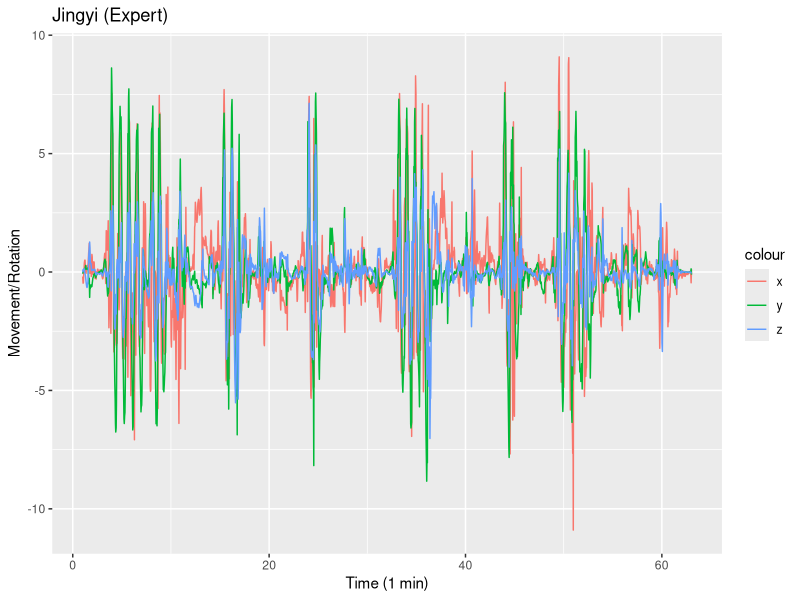
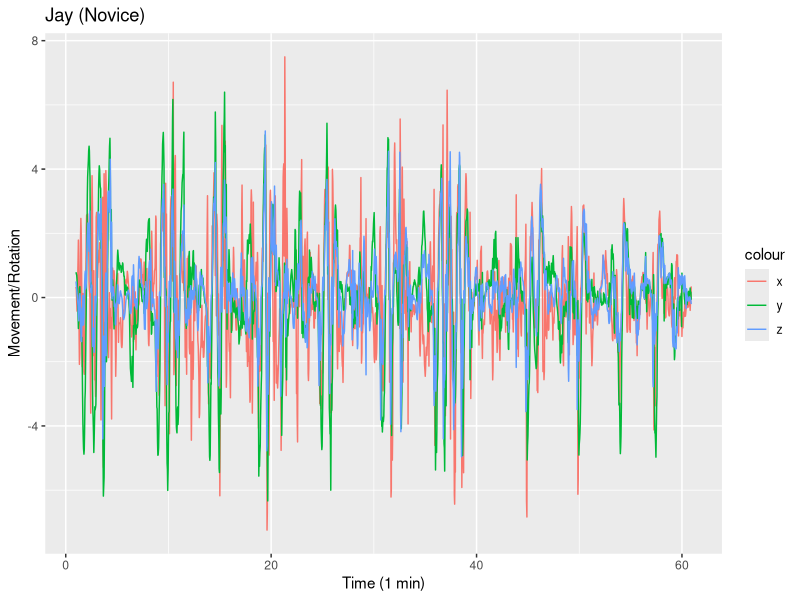
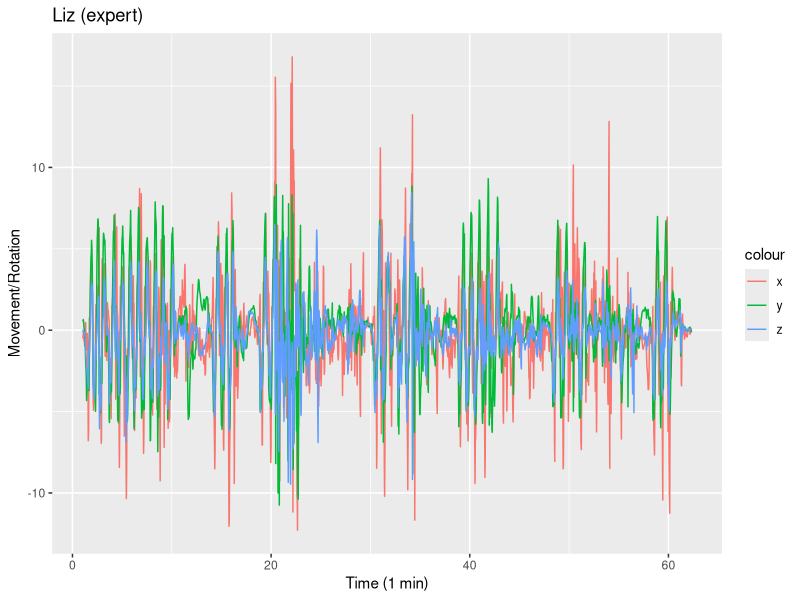
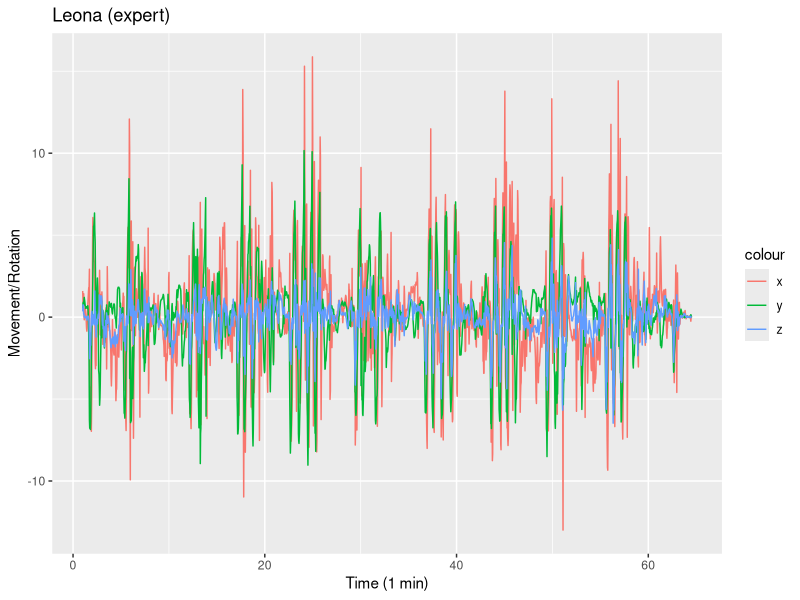
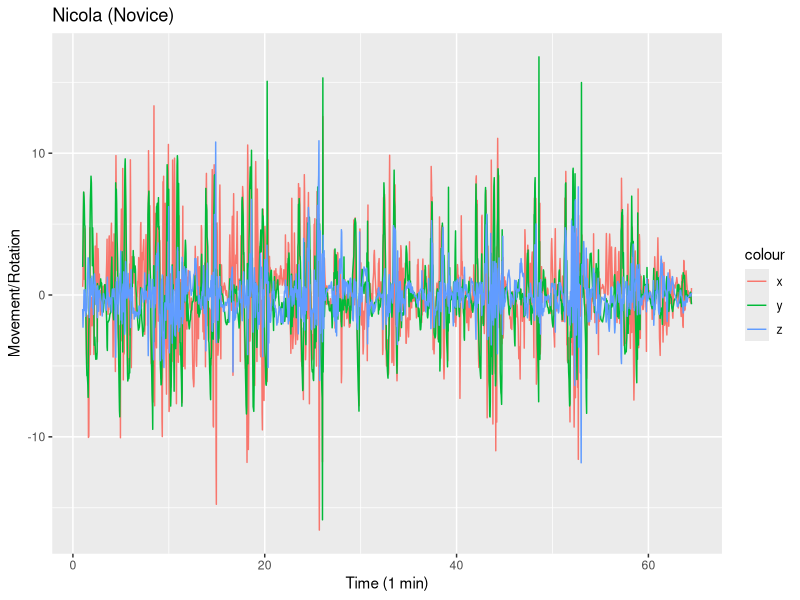
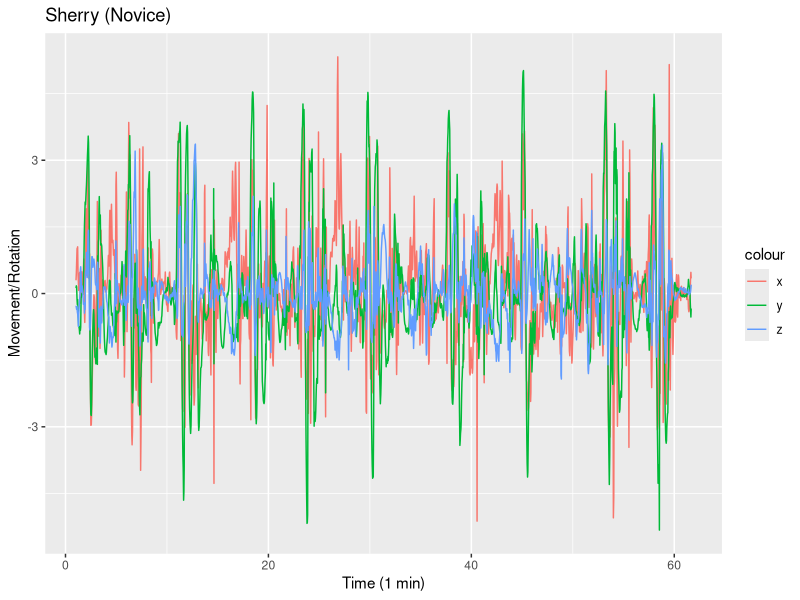
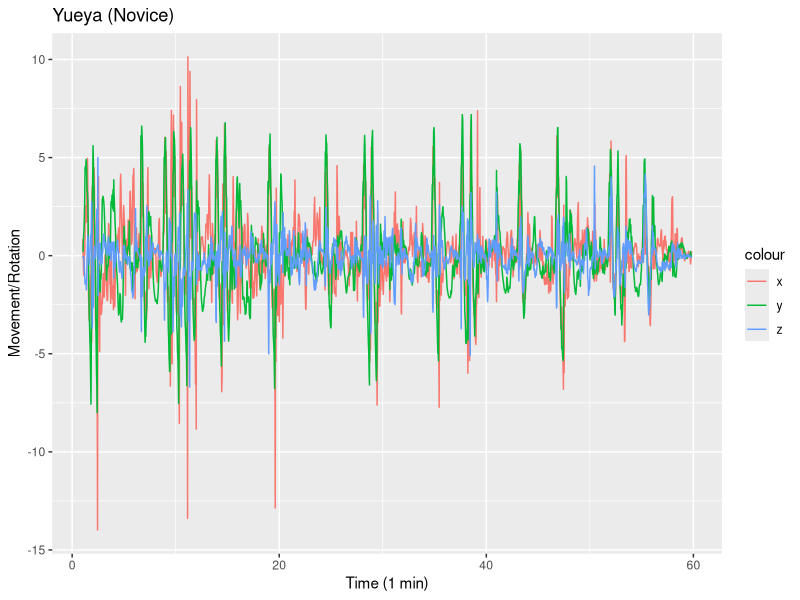
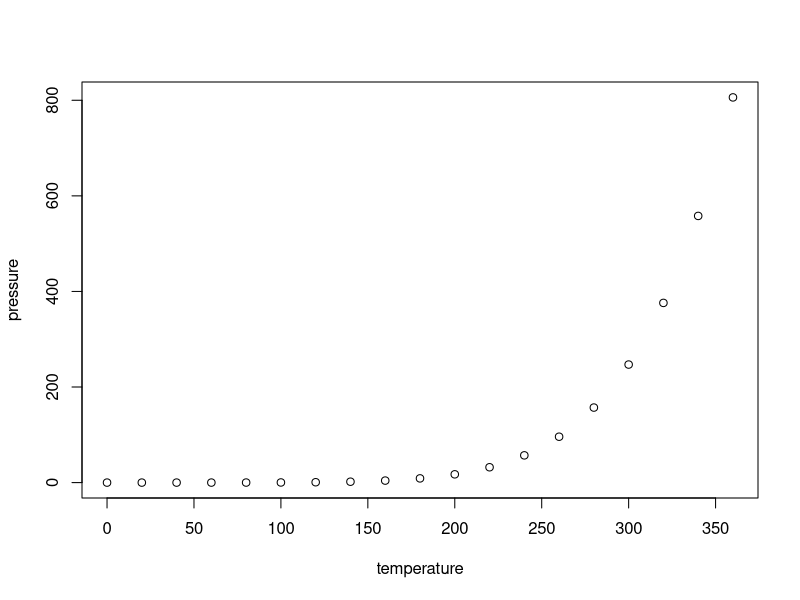

Write the R code that produced these figures, in order.
## ---- chunk 1


jingyi_e =read.csv("jingyi_expert.csv")
jingyi_e = jingyi_e[-c(0:30), ]

jay = read.csv("jay.csv")
jay = jay[-c(0:30), ]

liz_e = read.csv("Liz_expert.csv")
liz_e = liz_e[-c(0:31), ]

leona_e = read.csv("leona_expert.csv")
leona_e = leona_e[-c(0:30), ]

nicola = read.csv("nicola.csv")
nicola = nicola[-c(0:30), ]

sherry = read.csv("sherry.csv")
sherry = sherry[-c(0:31), ]

yueya = read.csv("yueya.csv")
yueya = yueya[-c(0:30), ]


## ---- chunk 2

library(ggplot2)
jingyi_g = ggplot(data=jingyi_e, aes(x=time_tick)) + 
  geom_line(aes(y=gyr_X_value, colour = "x")) +
  geom_line(aes(y=gyr_Y_value, colour = "y")) +
  geom_line(aes(y=gyr_Z_value, colour = "z")) +
  scale_x_continuous("Time (1 min)") +
  scale_y_continuous("Movement/Rotation") +
  ggtitle("Jingyi (Expert)")

jay_g = ggplot(data=jay, aes(x=time_tick)) + 
  geom_line(aes(y=gyr_X_value, colour = "x")) +
  geom_line(aes(y=gyr_Y_value, colour = "y")) +
  geom_line(aes(y=gyr_Z_value, colour = "z")) +
    scale_x_continuous("Time (1 min)") +
  scale_y_continuous("Movement/Rotation") +
  ggtitle("Jay (Novice)")

liz_g = ggplot(data=liz_e, aes(x=time_tick)) + 
 geom_line(aes(y=gyr_X_value, colour = "x")) +
  geom_line(aes(y=gyr_Y_value, colour = "y")) +
  geom_line(aes(y=gyr_Z_value, colour = "z")) +
    scale_x_continuous("Time (1 min)") +
  scale_y_continuous("Movement/Rotation") +
  ggtitle("Liz (expert)")

leona_g = ggplot(data=leona_e, aes(x=time_tick)) + 
  geom_line(aes(y=gyr_X_value, colour = "x")) +
  geom_line(aes(y=gyr_Y_value, colour = "y")) +
  geom_line(aes(y=gyr_Z_value, colour = "z")) +
    scale_x_continuous("Time (1 min)") +
  scale_y_continuous("Movement/Rotation") +
  ggtitle("Leona (expert)")

nicola_g = ggplot(data=nicola, aes(x=time_tick)) + 
  geom_line(aes(y=gyr_X_value, colour = "x")) +
  geom_line(aes(y=gyr_Y_value, colour = "y")) +
  geom_line(aes(y=gyr_Z_value, colour = "z")) +
    scale_x_continuous("Time (1 min)") +
  scale_y_continuous("Movement/Rotation") +
  ggtitle("Nicola (Novice)")

sherry_g = ggplot(data=sherry, aes(x=time_tick)) + 
  geom_line(aes(y=gyr_X_value, colour = "x")) +
  geom_line(aes(y=gyr_Y_value, colour = "y")) +
  geom_line(aes(y=gyr_Z_value, colour = "z")) +
    scale_x_continuous("Time (1 min)") +
  scale_y_continuous("Movement/Rotation") +
  ggtitle("Sherry (Novice)")

yueya_g = ggplot(data=yueya, aes(x=time_tick)) + 
  geom_line(aes(y=gyr_X_value, colour = "x")) +
  geom_line(aes(y=gyr_Y_value, colour = "y")) +
  geom_line(aes(y=gyr_Z_value, colour = "z")) +
    scale_x_continuous("Time (1 min)") +
  scale_y_continuous("Movement/Rotation") +
  ggtitle("Yueya (Novice)")

jingyi_g
jay_g
liz_g
leona_g
nicola_g
sherry_g
yueya_g



## ---- chunk 3
plot(pressure)
